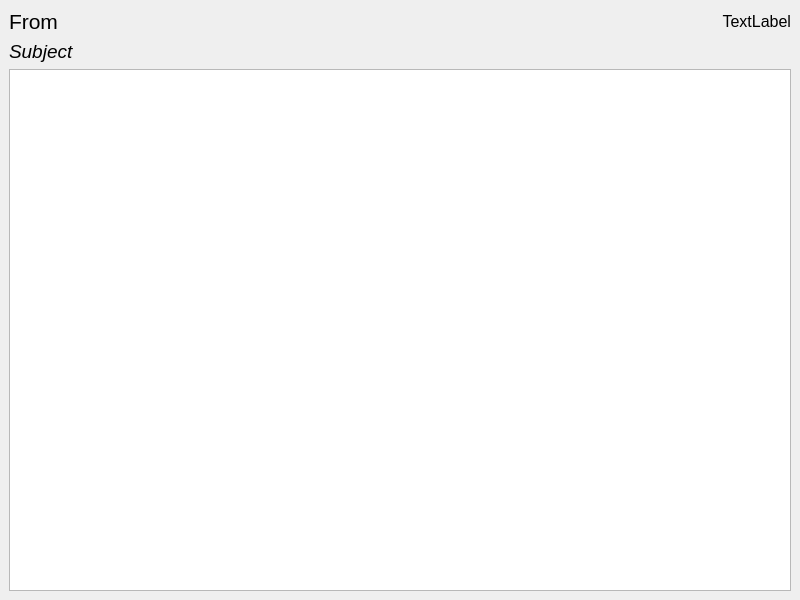
<?xml version="1.0" encoding="UTF-8"?>
<ui version="4.0">
 <class>Reviewer</class>
 <widget class="QMainWindow" name="Reviewer">
  <property name="geometry">
   <rect>
    <x>0</x>
    <y>0</y>
    <width>800</width>
    <height>600</height>
   </rect>
  </property>
  <property name="windowTitle">
   <string>Reviewer</string>
  </property>
  <widget class="QWidget" name="centralwidget">
   <layout class="QGridLayout" name="gridLayout">
    <item row="0" column="0">
     <layout class="QVBoxLayout" name="verticalLayout">
      <item>
       <layout class="QHBoxLayout" name="horizontalLayout">
        <item>
         <widget class="QLabel" name="labelFrom">
          <property name="font">
           <font>
            <pointsize>16</pointsize>
            <weight>50</weight>
            <italic>false</italic>
            <bold>false</bold>
           </font>
          </property>
          <property name="text">
           <string>From</string>
          </property>
         </widget>
        </item>
        <item>
         <spacer name="horizontalSpacer">
          <property name="orientation">
           <enum>Qt::Horizontal</enum>
          </property>
          <property name="sizeHint" stdset="0">
           <size>
            <width>40</width>
            <height>20</height>
           </size>
          </property>
         </spacer>
        </item>
        <item>
         <widget class="QLabel" name="labelData">
          <property name="font">
           <font>
            <pointsize>12</pointsize>
           </font>
          </property>
          <property name="text">
           <string>TextLabel</string>
          </property>
          <property name="alignment">
           <set>Qt::AlignRight|Qt::AlignTrailing|Qt::AlignVCenter</set>
          </property>
         </widget>
        </item>
       </layout>
      </item>
      <item>
       <widget class="QLabel" name="labelSubject">
        <property name="font">
         <font>
          <pointsize>14</pointsize>
          <weight>50</weight>
          <italic>true</italic>
          <bold>false</bold>
          <underline>false</underline>
          <strikeout>false</strikeout>
          <kerning>true</kerning>
         </font>
        </property>
        <property name="text">
         <string>Subject</string>
        </property>
       </widget>
      </item>
      <item>
       <widget class="QTextBrowser" name="textMail">
        <property name="font">
         <font>
          <pointsize>10</pointsize>
         </font>
        </property>
       </widget>
      </item>
     </layout>
    </item>
   </layout>
  </widget>
 </widget>
 <resources/>
 <connections/>
</ui>
